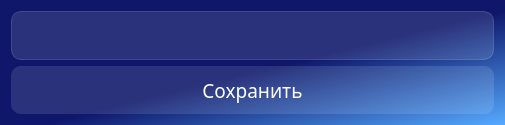
<?xml version="1.0" encoding="UTF-8"?>
<ui version="4.0">
 <class>Dialog_add</class>
 <widget class="QDialog" name="Dialog_add">
  <property name="geometry">
   <rect>
    <x>0</x>
    <y>0</y>
    <width>505</width>
    <height>125</height>
   </rect>
  </property>
  <property name="windowTitle">
   <string>Dialog</string>
  </property>
  <property name="styleSheet">
   <string notr="true">background-color: qlineargradient(spread:reflect, x1:0, y1:0, x2:1, y2:1, stop:0.539773 rgba(14, 23, 106, 255), stop:1 rgba(85, 170, 255, 255));
color: rgb(255, 255, 255);
font-family: Noto Sans SC;</string>
  </property>
  <layout class="QVBoxLayout" name="verticalLayout_2">
   <item>
    <widget class="QFrame" name="frame">
     <property name="styleSheet">
      <string notr="true">background-color: rgba(255, 255 ,255 ,30 );
border: 1px solid rgba(255,255,255,40);
border-radius: 10px;</string>
     </property>
     <layout class="QVBoxLayout" name="layout_param"/>
    </widget>
   </item>
   <item>
    <widget class="QPushButton" name="but_save_add">
     <property name="enabled">
      <bool>true</bool>
     </property>
     <property name="maximumSize">
      <size>
       <width>16777215</width>
       <height>50</height>
      </size>
     </property>
     <property name="font">
      <font>
       <family>Noto Sans SC</family>
       <pointsize>14</pointsize>
      </font>
     </property>
     <property name="styleSheet">
      <string notr="true">QPushButton{
background-color: rgba(255,255,255,30);
color: rgba(255, 255, 255, 255);
border-radius: 10px;
width:230px;
height:40px;}


QPushButton:hover{
background-color: rgba(255,255,255,40);
}

QPushButton:pressed{
background-color: rgba(255,255,255,30);
}</string>
     </property>
     <property name="text">
      <string>Сохранить</string>
     </property>
     <property name="icon">
      <iconset>
       <normaloff>:/res-add/icons/post_add_white_24dp.svg</normaloff>:/res-add/icons/post_add_white_24dp.svg</iconset>
     </property>
     <property name="iconSize">
      <size>
       <width>30</width>
       <height>30</height>
      </size>
     </property>
    </widget>
   </item>
  </layout>
 </widget>
 <resources/>
 <connections/>
</ui>
